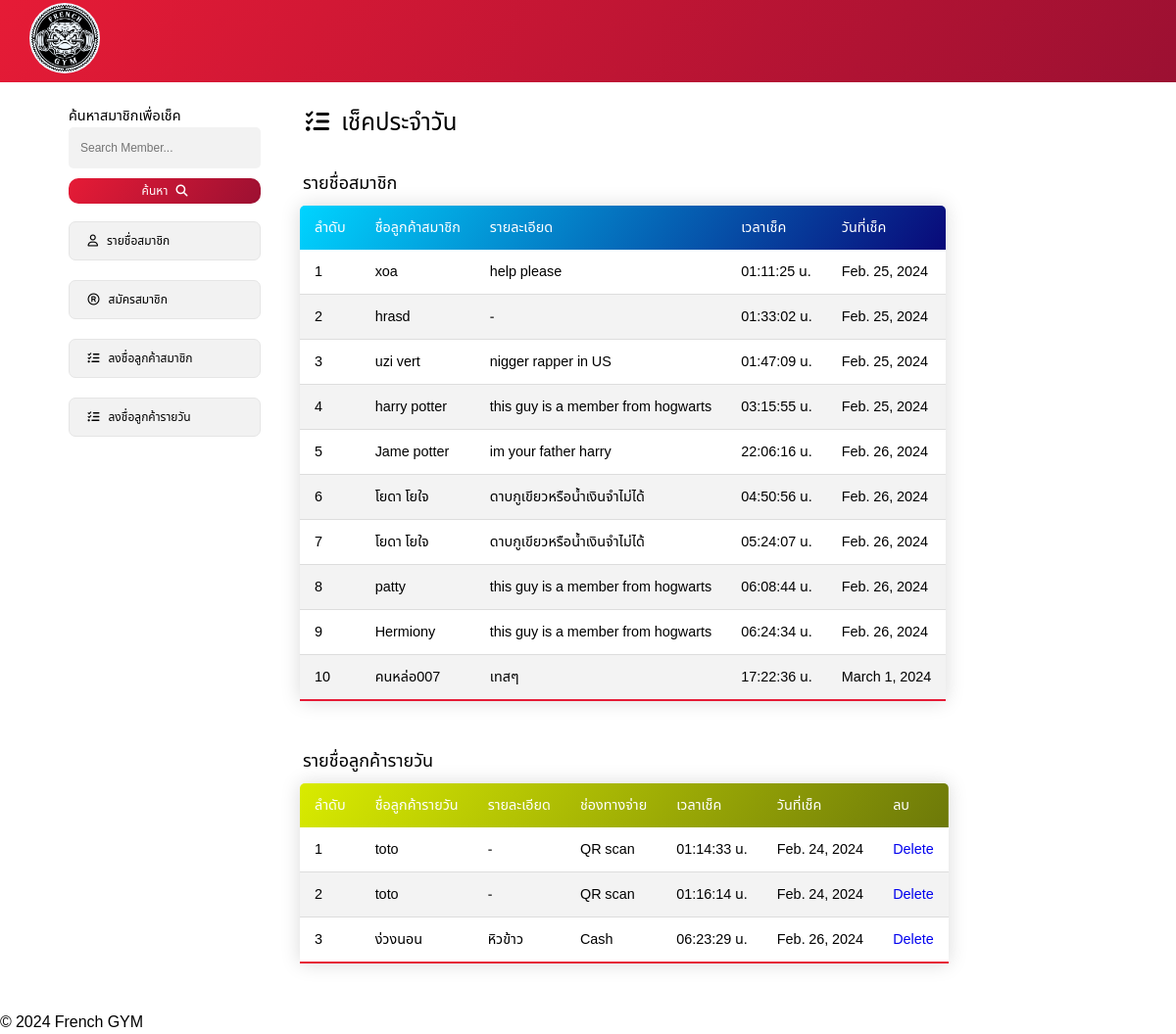
/check/, run on an earlier commit of the app's database.
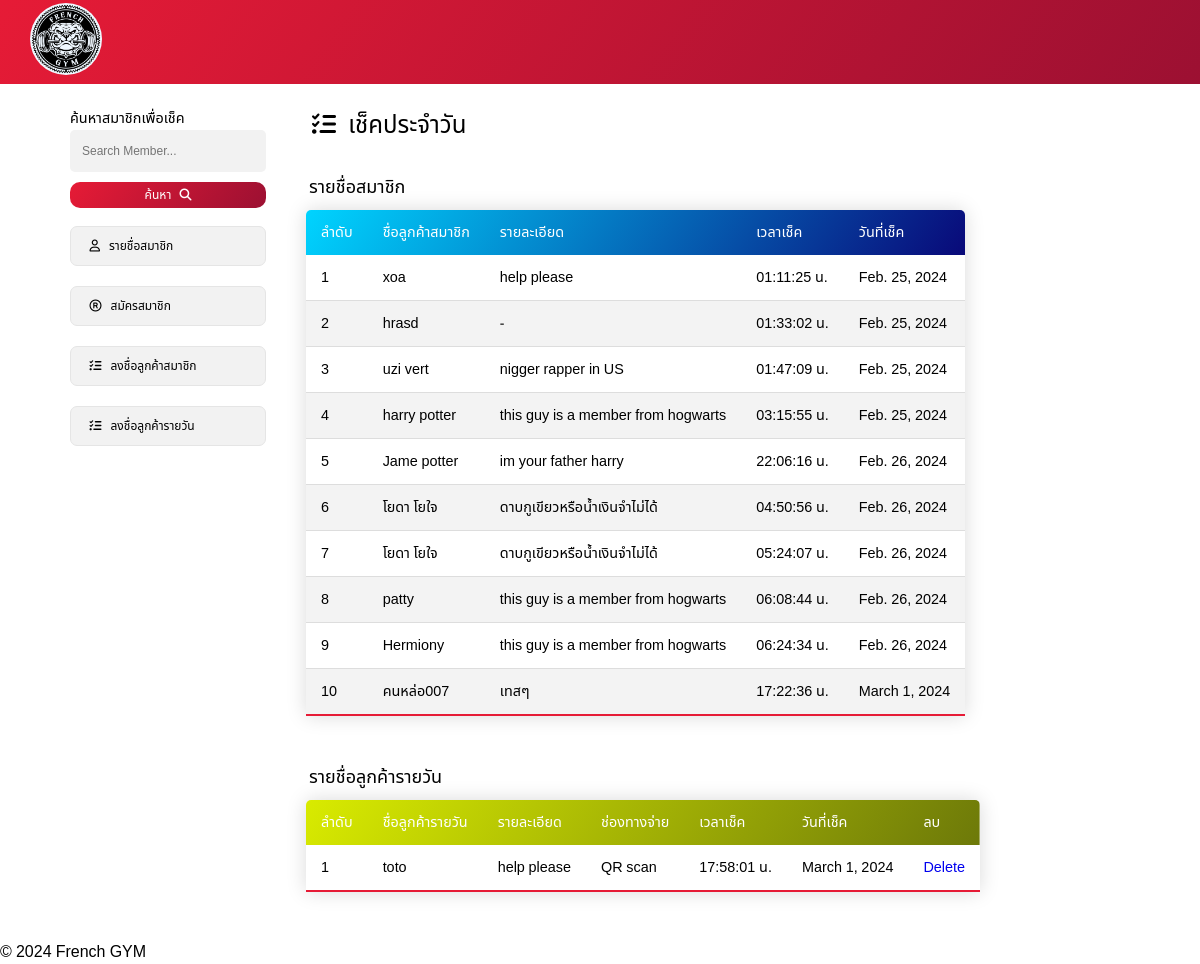
And on a later commit of the database.
### membership/models.py (models this page shows, shortened)
class Member_checkin(models.Model):
    name = models.CharField(max_length=100)
    tel = models.CharField(max_length=15)
    des = models.TextField()
    reg_current_time = models.CharField(max_length=20)
    date = models.DateField()

class Users(models.Model):
    user_id = models.AutoField(primary_key=True)
    name = models.CharField(max_length=20)
    des = models.TextField()
    pay = models.CharField(max_length=20)
    current_time = models.CharField(max_length=20)
    date = models.DateField()

### membership/views.py (the view)
# urls.py: path('check/', check),
def check(req):
    obj = Users.objects.all()
    member_check = Member_checkin.objects.all()
    return render(req, 'check_in.html', {'Users':obj, 'Member_check': member_check})

### membership/templates/check_in.html (shortened to what the changed rows need)
{% load static %}
<!DOCTYPE html>
<html lang="en">
<head>
    <link rel="stylesheet" href="{% static 'css/style.css' %}">
    <link rel="stylesheet" href="https://cdnjs.cloudflare.com/ajax/libs/font-awesome/6.5.1/css/all.min.css" />
</head>
<body>
    <div class="container">
        <div class="main-content">
            <div class="title-head">
                <h1 class="text-head">
                    <i class="fas fa-list-check"></i>
                    เช็คประจำวัน</h1>
            </div>
            <div class="container-table">
                <table class="table" cellpadding="0">
                    <thead>
                        <tr style="background: linear-gradient(125deg,#00d4ff, #090979);">
                            <th>ลำดับ</th>
                            <th>ชื่อลูกค้าสมาชิก</th>
                            <th>รายละเอียด</th>
                            <th>เวลาเช็ค</th>
                            <th>วันที่เช็ค</th>
                        </tr>
                    </thead>
                    <tbody>
                        {% for r in Member_check %}
                        <tr>
                            <td>{{ forloop.counter }}</td>
                            <td>{{ r.name }}</td>
                            <td>{{ r.des }}</td>
                            <td>{{ r.reg_current_time }} น.</td>
                            <td>{{ r.date }}</td>
                        </tr>
                        {% endfor %}
                    </tbody>
                </table>
            </div>
            <br>
            <div class="container-table">
                <table class="table">
                    <thead>
                        <tr style="background: linear-gradient(125deg,#d9eb00, #6d7909);">
                            <th>ลำดับ</th>
                            <th>ชื่อลูกค้ารายวัน</th>
                            <th>รายละเอียด</th>
                            <th>ช่องทางจ่าย</th>
                            <th>เวลาเช็ค</th>
                            <th>วันที่เช็ค</th>
                            <th>ลบ</th>
                        </tr>
                    </thead>
                    <tbody>
                        {% for i in Users %}
                        <tr>
                            <td>{{ forloop.counter }}</td>
                            <td>{{ i.name }}</td>
                            <td>{{ i.des }}</td>
                            <td>{{ i.pay }}</td>
                            <td>{{ i.current_time }} น.</td>
                            <td>{{ i.date }}</td>
                            <td><a href="/delete_user/{{i.user_id}}" class="button-delete">Delete</a></td>
                        </tr>
                        {% endfor %}
                    </tbody>
                </table>
            </div>
        </div>
    </div>
    <br>
</body>
</html>

What changed in the data, as far as the page shows it:
removed Users: name "toto", des "-", pay "QR scan", current_time "01:14:33", date "Feb. 24, 2024"
removed Users: name "toto", des "-", pay "QR scan", current_time "01:16:14", date "Feb. 24, 2024"
removed Users: name "ง่วงนอน", des "หิวข้าว", pay "Cash", current_time "06:23:29", date "Feb. 26, 2024"
added Users: name "toto", des "help please", pay "QR scan", current_time "17:58:01", date "March 1, 2024"
